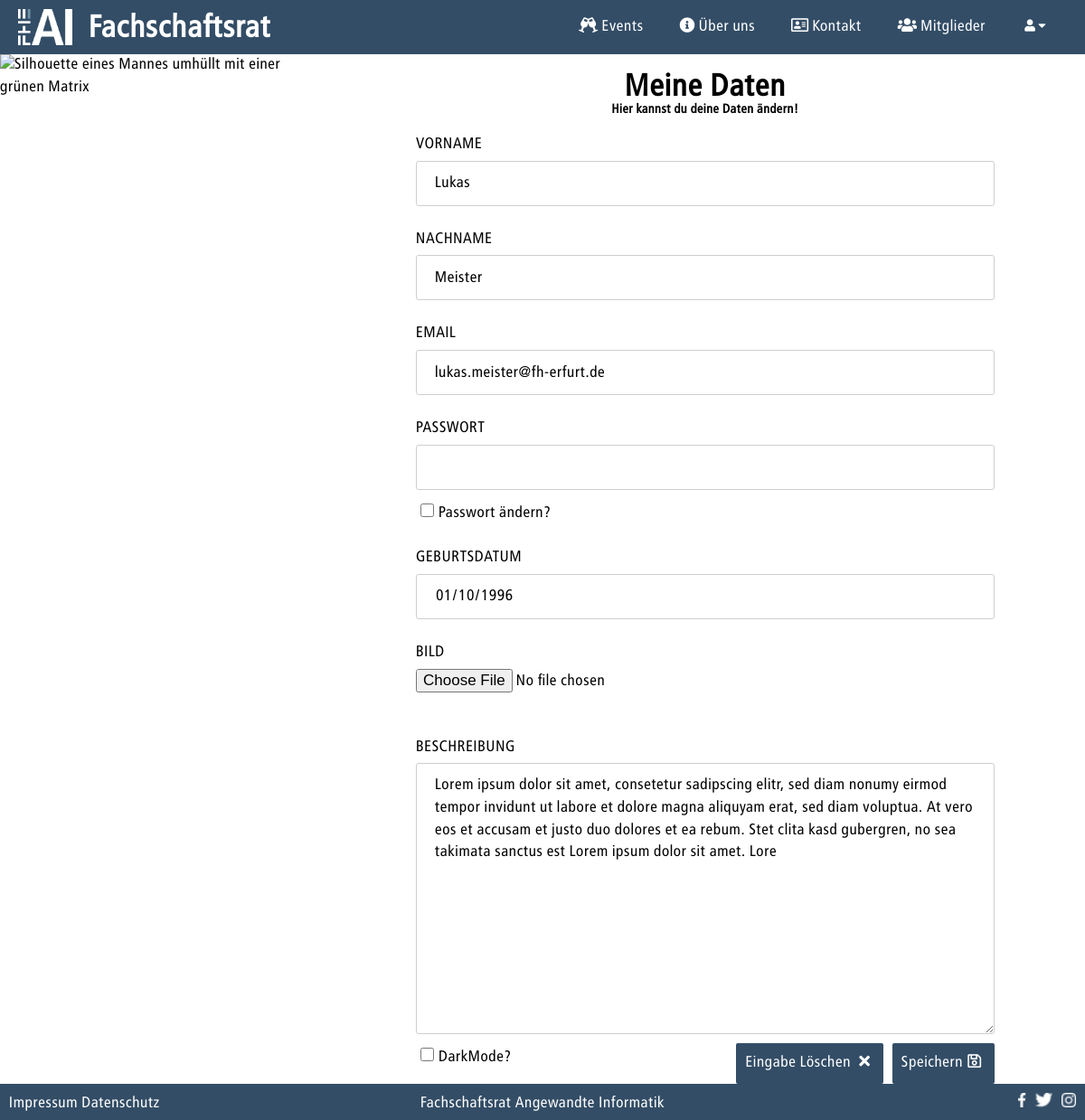
Before: /index.php/?c=user&a=profil (signed in) with the older database file.
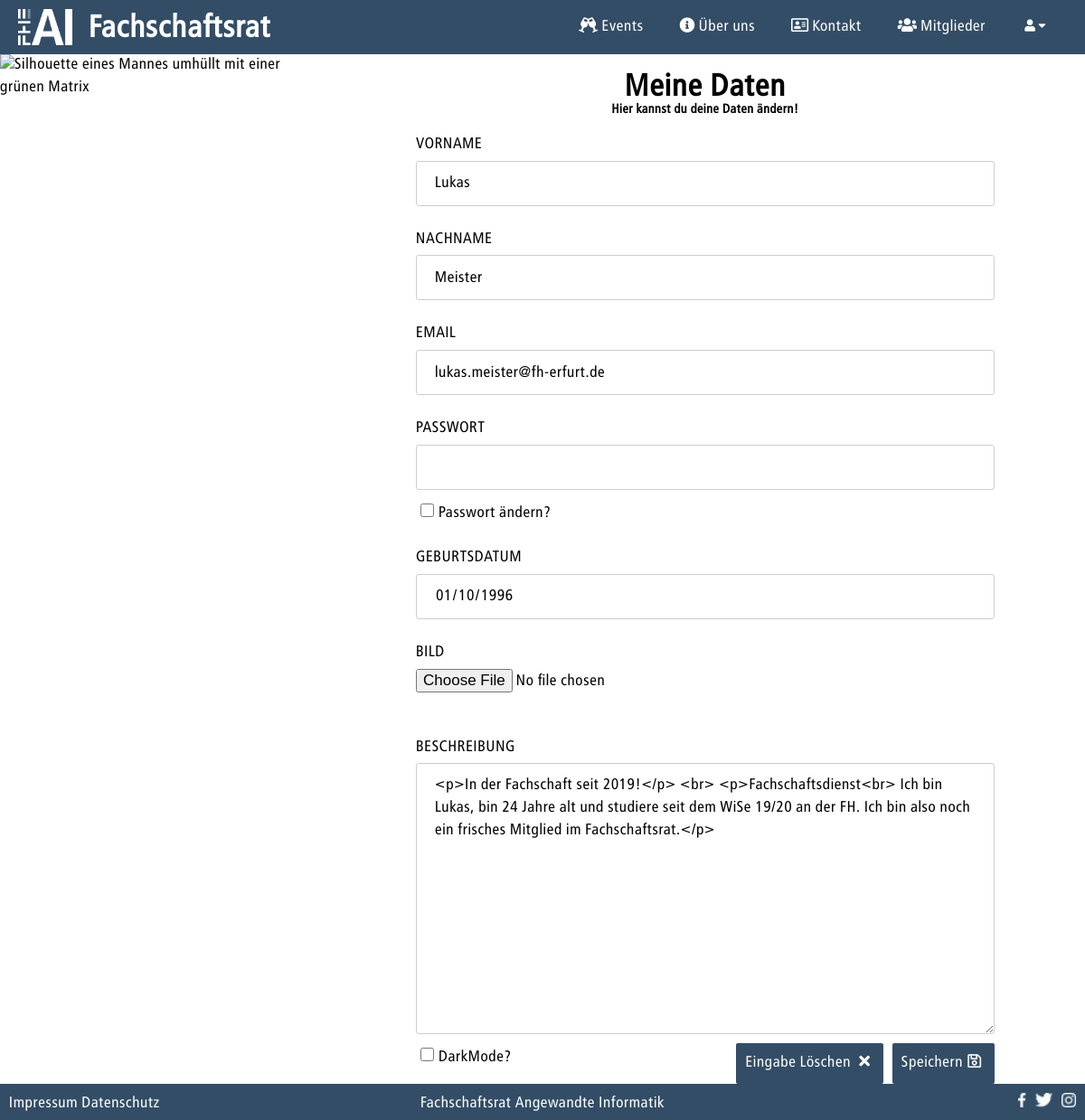
After: the same page with the newer database file.
### tables this page shows
CREATE TABLE IF NOT EXISTS `USER` (
  `ID` INT NOT NULL AUTO_INCREMENT,
  `CREATED_AT` TIMESTAMP NOT NULL DEFAULT CURRENT_TIMESTAMP,
  `UPDATED_AT` TIMESTAMP NULL DEFAULT NULL ON UPDATE CURRENT_TIMESTAMP,
  `FIRSTNAME` VARCHAR(21) NOT NULL,
  `LASTNAME` VARCHAR(24) NOT NULL,
  `DATE_OF_BIRTH` DATE NOT NULL,
  `DESCRIPTION` TEXT NULL,
  `PICTURE` VARCHAR(28) NULL,
  `EMAIL` VARCHAR(62) NOT NULL,
  `PASSWORD` VARCHAR(60) NOT NULL,
  `ROLE_ID` INT NOT NULL,
  PRIMARY KEY (`ID`),
  INDEX `fk_USER_ROLE1_idx` (`ROLE_ID` ASC),
  UNIQUE INDEX `EMAIL_UNIQUE` (`EMAIL` ASC),
  CONSTRAINT `fk_USER_ROLE1`
    FOREIGN KEY (`ROLE_ID`)
    REFERENCES `ROLE` (`ID`)
    ON DELETE NO ACTION
    ON UPDATE NO ACTION);

### models/user.class.php (called while the page is built, shortened)
<?php
class User extends BaseModel
{
    public static function findUserBySessionUserID(){
        if(isset($_SESSION['loggedIn']) && $_SESSION['loggedIn'] == true) {
            $where = 'ID = ' . $_SESSION['userId'];
            return self::findOne($where);
        }else{
            return null;
        }
    }
    public static function checkUserPermissionForPage($roleIdWithPermission){
        $user = User::findUserBySessionUserID();
        if($user  != null) {
            if (is_array($roleIdWithPermission)) {
                foreach ($roleIdWithPermission as $index) {
                    if ($user['ROLE_ID'] == $index) {
                        return true;
                    }
                }
            } else {
                if ($user['ROLE_ID'] == $roleIdWithPermission) {
                    return true;
                }
            }
        }
        return false;
    }
    public static function generateUserProfilInformations(){
        if(isset($_GET['userId'])){
            $accessUser = role::ADMIN;
            $where = 'ID = ' . $_GET['userId'];
            $user = User::findOne($where);
            $userRole = role::ADMIN;
            $userInformation = '&userId='.$_GET['userId'];
            $title = 'Nutzer Ändern';
            $colorModeChecked = '';
            $action = 'userManagement';
            $pageTopic = self::getFullName($user['FIRSTNAME'], $user['LASTNAME']);
            $pageSubTopic = '';
        }else{
            $accessUser = [role::ADMIN, role::MEMBER, role::USER];
            $where = 'ID = ' . $_SESSION['userId'];
            $user = User::findOne($where);
            $userRole = $user['ROLE_ID'];
            $userInformation = '';
            $title = 'Profil';
            $pageTopic = 'Meine Daten';
            $pageSubTopic = 'Hier kannst du deine Daten ändern!';
            if (isset($_COOKIE['colorMode']) && $_COOKIE['colorMode'] == true) {
                $colorModeChecked = 'checked';
            }else{
                $colorModeChecked = '';
            }
            $action = 'profil';
        }
        $errorMessage = '';
        $actualMemberHistory = MemberHistory::generateActualMemberHistory($user['ID']);
        if ($actualMemberHistory != ''){
            $userFunction = $actualMemberHistory['FUNCTION_FSR_ID'];
        }else{
            $userFunction = 0;
        }
        $allRoles = Role::find();
        $allFunctions = Function_FSR::find();
        return $paramsInformations = [
            'userProfil'        => $user,
            'accessUser'        => $accessUser,
            'userRole'          => $userRole,
            'userInformation'   => $userInformation,
            'title'             => $title,
            'colorModeChecked'  => $colorModeChecked,
            'errorMessage'      => $errorMessage,
            'userFunction'      => $userFunction,
            'allRoles'          => $allRoles,
            'allFunctions'      => $allFunctions,
            'pageTopic'         => $pageTopic,
            'pageSubTopic'      => $pageSubTopic,
            'action'            => $action
        ];
    }
}

### models/baseModel.class.php (called while the page is built, shortened)
<?php
abstract class BaseModel{
    public static function tablename(){
        $class = get_called_class();
        if(defined($class.'::TABLENAME')) {
            return $class::TABLENAME;
        }
        return null;
    }
    public static function findOne($where = ''){
        $db  = $GLOBALS['db'];
        $result = null;
        try{
            $sql = 'SELECT * FROM ' . self::tablename();
            if(!empty($where)){
                $sql .= ' WHERE ' . $where .  ';';
            }
            $result = $db->query($sql)->fetch();
        }
        catch(PDOException $e){
            $message = 'Select statment failed: ' . $e->getMessage();
            error_to_logFile($message);
            die($message);
        }
        return $result;
    }
}

### controller/user_controller.php (called while the page is built, shortened)
<?php
class UserController extends Controller{
    public function actionProfil(){
        $userProfilInformations = User::generateUserProfilInformations();
        User::checkUserPermissionForPage($userProfilInformations['accessUser']);
    }
}

### views/user/profil.php (the view, shortened to what the rows shown need)
<div class="Content" id="fadeIn">
    <form autocomplete= "off" action="?c=user&a=profil<?=$userInformation?>" method="post" enctype="multipart/form-data" >
        <h1><?=$pageTopic?></h1>
        <div class="input">
            <label for="firstnameProfil">VORNAME </label>
            <input type = "text" id="firstnameProfil" name="firstnameProfil"
               value = "<?=isset($_POST['firstnameProfil']) ? htmlspecialchars($_POST['firstnameProfil']) : htmlspecialchars($userProfil['FIRSTNAME'])?>">
        </div>
        <div class="input">
            <label for="lastnameProfil">NACHNAME </label>
            <input type = "text" id="lastnameProfil" name="lastnameProfil"
               value = "<?=isset($_POST['lastnameProfil']) ? htmlspecialchars($_POST['lastnameProfil']) : htmlspecialchars($userProfil['LASTNAME'])?>">
        </div>
        <div class="input">
            <label for="emailProfil">EMAIL </label>
            <input type = "email" id="emailProfil" name="emailProfil"
               value = "<?=isset($_POST['emailProfil']) ? htmlspecialchars($_POST['emailProfil']) : htmlspecialchars($userProfil['EMAIL'])?>">
        </div>
        <div class="input">
            <label for="dateOfBirthProfil">GEBURTSDATUM </label>
            <input type = "date" id="dateOfBirthProfil" name="dateOfBirthProfil"
               value = "<?=isset($_POST['dateOfBirthProfil']) ? htmlspecialchars($_POST['dateOfBirthProfil']) : htmlspecialchars($userProfil['DATE_OF_BIRTH'])?>">
        </div>
        <? if($userRole == role::ADMIN ||  $userRole == role::MEMBER){ ?>
        <div class="input">
            <label for="pictureProfil">BILD </label>
            <input type = "file"  accept=".jpg, .jpeg, .png" id="pictureProfil" name="pictureProfil">
        </div>
        <div class="input">
            <label for="descriptionProfil">BESCHREIBUNG  </label>
            <textarea name="descriptionProfil" id="descriptionProfil" cols="44" rows="5"><?=isset($_POST['descriptionProfil']) ? htmlspecialchars($_POST['descriptionProfil']) : htmlspecialchars($userProfil['DESCRIPTION'])?></textarea>
        </div>
        <? } ?>
    </form>
</div>

Changed rows visible on the page:
changed user "Lukas": descriptionProfil "Lorem ipsum dolor sit amet, consetetur sadipscing elitr, sed diam nonumy eirmod tempor invidunt ut labore et dolore magna aliquyam erat, sed diam voluptua. At vero eos et accusam et justo duo dolores et ea rebum. Stet clita kasd gubergren, no sea takimata sanctus est Lorem ipsum dolor sit amet. Lore" → "<p>In der Fachschaft seit 2019!</p> <br> <p>Fachschaftsdienst<br> Ich bin Lukas, bin 24 Jahre alt und studiere seit dem WiSe 19/20 an der FH. Ich bin also noch ein frisches Mitglied im Fachschaftsrat.</p>"
